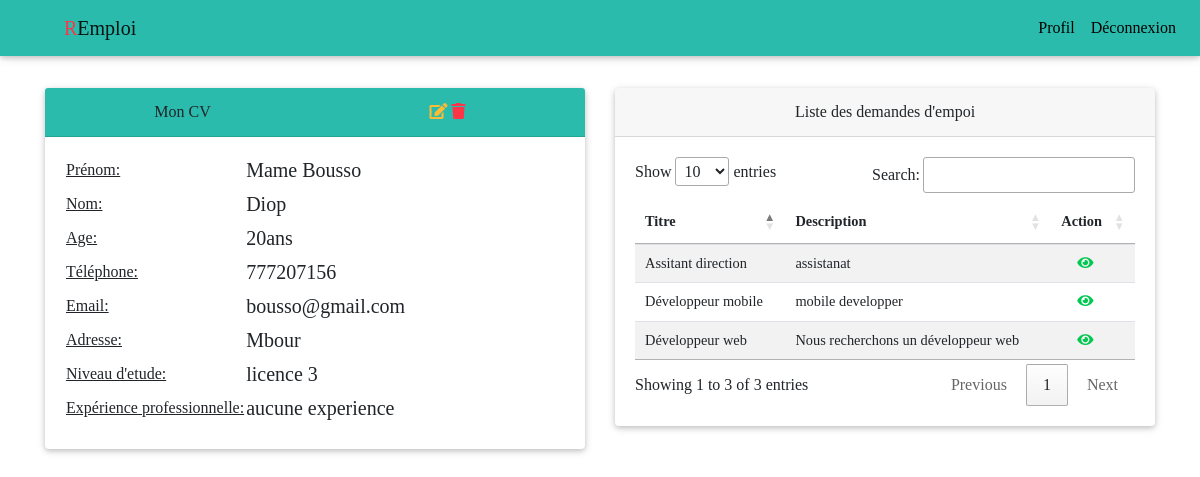
Screenshot of /?page=profil (signed in) with the database file from the repository.
### tables this page shows
CREATE TABLE `cv` (
  `id` int(11) NOT NULL,
  `prenom` varchar(50) DEFAULT NULL,
  `nom` varchar(50) DEFAULT NULL,
  `age` int(11) DEFAULT NULL,
  `adresse` varchar(100) DEFAULT NULL,
  `email` varchar(200) DEFAULT NULL,
  `tel` varchar(16) DEFAULT NULL,
  `level` varchar(100) DEFAULT NULL,
  `experience` text DEFAULT NULL,
  `user_id` int(11) DEFAULT NULL
);

CREATE TABLE `emploi` (
  `id` int(11) NOT NULL,
  `titre` varchar(200) DEFAULT NULL,
  `description` text DEFAULT NULL,
  `user_id` int(11) DEFAULT NULL
);

### layouts/_functions.php (called while the page is built, shortened)
<?php
function is_logged()
{
    if(isset($_SESSION['user']) && !empty($_SESSION['user']))
        return true;
    return false;
}

### controller/profilController.php (called while the page is built, shortened)
<?php
    $emplois = $db->getEmplois();
    $cv= $db->getCvByUserId($_SESSION['user']->id);
require_once('views/'.$_SESSION['user']->role.'.php');

### model/Database.php (called while the page is built, shortened)
<?php
	class Database
	{
		private $db;
		function __construct($dbname, $user = "root", $mdp = "")
		{
			try {
				$this->db = new PDO('mysql:host=localhost;dbname='.$dbname, $user, $mdp);
				$this->db->setAttribute(PDO::ATTR_ERRMODE, PDO::ERRMODE_WARNING);
			} catch (PDOException $e) {
				die('Erreur: '.$e->getMessage());
			}
		}
		public function getDB(){return $this->db;}
		public function getCvByUserId($user_id)
		{
			try {
				$q = $this->getDB()->prepare('SELECT * FROM CV WHERE user_id =:user_id');
				$q->execute([
					'user_id' => $user_id,
				]);
			} catch (PDOException $e) {
				die('Erreur: ' . $e->getMessage());
			}
			return $q->fetch(PDO::FETCH_OBJ);
		}
	public function getEmplois()
	{
		try {
			$q = $this->getDB()->prepare('SELECT * FROM EMPLOI');
			$q->execute();
		} catch (PDOException $e) {
			die('Erreur: ' . $e->getMessage());
		}
		return $q->fetchAll(PDO::FETCH_OBJ);
	}
}

### views/Demandeur.php (the view, shortened to what this page needs)
<div class="container">
    <div class="row">
        <div class="col-md-6">
            <div class="card">
                <div class="card-header text-center bg-default">
                    <div class="row">
                        <div class="col-md-6">
                            Mon CV
                        </div>
                        <div class="col-md-6">
                            <?php if ($cv) : ?>
                                <a href="?page=editCv&id=<?= $cv->id ?>"><i class="fa fa-edit text-warning" aria-hidden="true"></i></a> <a href="?page=profil&idCv=<?= $cv->id ?>" onclick="return confirm('Êtes-vous sûr ?')"><i class="fa fa-trash text-danger" aria-hidden="true"></i> </a>
                            <?php else : ?>
                                <a href="?page=addCv" class="btn btn-success rotateInUpLeft btn-sm">Ajouter</a>
                            <?php endif; ?>
                        </div>
                    </div>
                </div>
                <div class="card-body">
                <?php if ($cv) : ?>
                    <table>
                        <tr>
                            <th>
                                <h6><u>Prénom:</u></h6>
                            </th>
                            <td>
                                <h5> <?= $cv->prenom ?></h5>
                            </td>
                        </tr>
                        <tr>
                            <th>
                                <h6><u>Nom:</u></h6>
                            </th>
                            <td>
                                <h5> <?= $cv->nom ?></h5>
                            </td>
                        </tr>
                        <tr>
                            <th>
                                <h6><u>Age:</u></h6>
                            </th>
                            <td>
                                <h5> <?= $cv->age ?>ans</h5>
                            </td>
                        </tr>
                        <tr>
                            <th>
                                <h6><u>Téléphone:</u></h6>
                            </th>
                            <td>
                                <h5> <?= $cv->tel ?></h5>
                            </td>
                        </tr>
                        <tr>
                            <th>
                                <h6><u>Email:</u></h6>
                            </th>
                            <td>
                                <h5> <?= $cv->email ?></h5>
                            </td>
                        </tr>
                        <tr>
                            <th>
                                <h6><u>Adresse:</u></h6>
                            </th>
                            <td>
                                <h5> <?= $cv->adresse ?></h5>
                            </td>
                        </tr>
                        <tr>
                            <th>
                                <h6><u>Niveau d'etude:</u></h6>
                            </th>
                            <td>
                                <h5> <?= $cv->level ?></h5>
                            </td>
                        </tr>
                        <tr>
                            <th>
                                <h6><u>Expérience professionnelle:</u></h6>
                            </th>
                            <td>
                                <h5> <?= $cv->experience ?></h5>
                            </td>
                        </tr>
                    </table>
                <?php else : ?>
                    Aucun cv pour le moment
                <?php endif; ?>
                </div>
            </div>
        </div>
        <div class="col-md-6">
            <div class="card">
                <div class="card-header text-center">
                    Liste des demandes d'empoi
                </div>
                <div class="card-body">
                    <table class="table table-striped" id="myTable">
                        <thead>
                            <th>Titre</th>
                            <th>Description</th>
                            <th>Action</th>
                        </thead>
                        <tbody>
                            <?php foreach ($emplois as $em) : ?>
                                <tr>
                                    <td><?= $em->titre ?></td>
                                    <td><?= $em->description ?></td>
                                    <td><a href="?page=infoEmploi&id=<?= $em->id ?>"><i class="fa fa-eye text-success pl-3" aria-hidden="true"></i> </a></td>
                                </tr>
                            <?php endforeach ?>
                        </tbody>
                    </table>
                </div>
            </div>
        </div>
    </div>
</div>

### layouts/_header.php (shortened to what this page needs)
<!DOCTYPE html>
<html lang="en">
<head>
    <link rel="stylesheet" href="assets/css/bootstrap.min.css">
    <link rel="stylesheet" href="assets/css/mdb.min.css">
    <link rel="stylesheet" href="assets/css/main.css">
    <link rel="stylesheet" href="assets/fontawesome-free/css/all.min.css">
    <link rel="stylesheet" href="https://cdn.datatables.net/1.10.24/css/jquery.dataTables.min.css">
</head>
<body>
    <nav class="navbar navbar-expand-lg default-color navbar-light fixed-top">
        <a class="navbar-brand ml-5" href="#"><span class="text-danger">R</span>Emploi</a>
        <div class="collapse navbar-collapse" id="basicExampleNav">
            <ul class="navbar-nav ml-auto">
                <?php if (!is_logged()) : ?>
                    <li class="nav-item active">
                        <a class="nav-link" href="?page=home">Accueil</a>
                    </li>
                    <li class="nav-item">
                        <a class="nav-link" href="?page=login">Connexion</a>
                    </li>
                    <li class="nav-item">
                        <a class="nav-link" href="?page=register">Inscription</a>
                    </li>
                <?php else : ?>
                    <li class="nav-item">
                        <a class="nav-link" href="?page=profil">Profil</a>
                    </li>
                    <li class="nav-item">
                        <a class="nav-link" href="?page=logout">Déconnexion</a>
                    </li>
                <?php endif; ?>
            </ul>
        </div>
    </nav>
    <div class="container-fluid mt-5 pt-3">

### index.php (shortened to what this page needs)
<?php
require_once('layouts/_functions.php');
require_once('layouts/_header.php');
    if (isset($_GET['page'])) {
        $db = new Database('remploi');
        switch ($_GET['page']) {
            case 'profil':
                require_once('controller/profilController.php');
                break;
        }
    }else{
        require_once('views/home.php');
    }
require_once('layouts/_footer.php');

### layouts/_footer.php (shortened to what this page needs)
</div>
</body>
</html>

### assets/css/main.css (style rules this page uses)
body { font-family: Constanian; }

### rows the page displays
cv: prenom "Mame Bousso", nom "Diop", age "20", tel "777207156", email "bousso@gmail.com", adresse "Mbour", level "licence 3", experience "aucune experience"
emploi: titre "Développeur web", description "Nous recherchons un développeur web"
emploi: titre "Développeur mobile", description "mobile developper"
emploi: titre "Assitant direction", description "assistanat"
